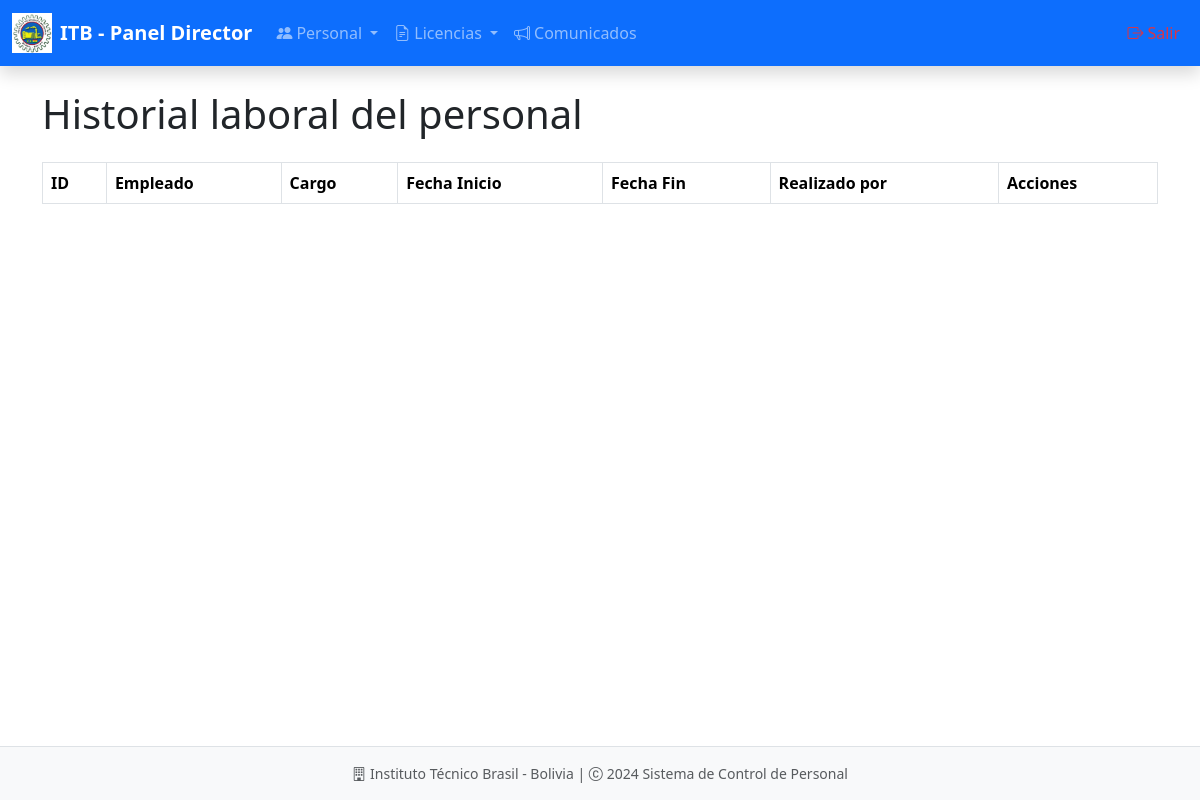
Before: /director/historiales/ with the older database file.
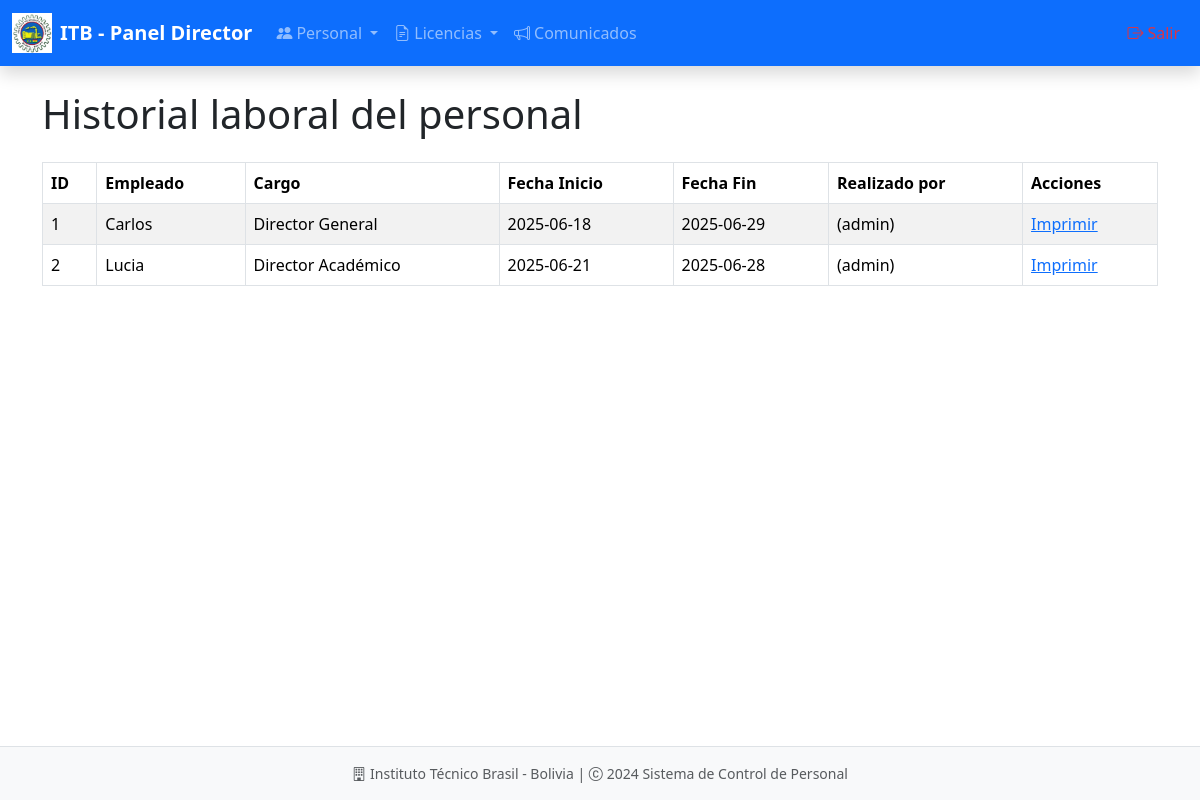
After: the same page with the newer database file.
### models/historial_model.py (models this page shows, shortened)
class Historial(db.Model):
    __tablename__ = "historial_laboral"
    id = db.Column(db.Integer, primary_key=True)
    empleado_id = db.Column(db.Integer, db.ForeignKey('empleados.id'), nullable=False)
    cargo = db.Column(db.String(100), nullable=False)
    fecha_inicio = db.Column(db.Date, nullable=False)
    fecha_fin = db.Column(db.Date)
    usuario_id = db.Column(db.Integer, db.ForeignKey('usuarios.id'), nullable=False)
    empleado = db.relationship('Empleado', back_populates='historial_laboral')
    usuario = db.relationship('Usuario', back_populates='historiales')
    @staticmethod
    def get_all():
        return Historial.query.all()

### models/empleado_model.py (models this page shows, shortened)
class Empleado(db.Model):
    __tablename__ = "empleados"
    id = db.Column(db.Integer, primary_key=True)
    nombre = db.Column(db.String(255), nullable=False)
    apellido = db.Column(db.String(255), nullable=False)
    ci = db.Column(db.String(20), nullable=False, unique=True)
    email = db.Column(db.String(255), nullable=False, unique=True)
    telefono = db.Column(db.String(20), nullable=False)
    fecha = db.Column(db.DateTime, nullable=False, default=datetime.utcnow)
    cargo_id = db.Column(db.Integer, db.ForeignKey('cargos.id'), nullable=False)
    cargo = db.relationship('Cargo', back_populates='empleados')
    usuarios = db.relationship('Usuario', back_populates='empleado', uselist=False)  # mantener el nombre "usuarios"
    asistencias = db.relationship('Asistencia', back_populates='empleado', cascade='all, delete-orphan')
    historial_laboral = db.relationship('Historial', back_populates='empleado', cascade='all, delete-orphan')
    licencias_aprobadas = db.relationship('LicenciaAprobada', back_populates='empleado', cascade='all, delete-orphan')
    solicitudes_licencia = db.relationship('SolicitudLicencia', back_populates='empleado', cascade='all, delete-orphan')
    def delete(self):
        db.session.delete(self)
        db.session.commit()

### models/usuario_model.py (models this page shows, shortened)
class Usuario(db.Model):
    __tablename__ = "usuarios"
    id = db.Column(db.Integer, primary_key=True)
    username = db.Column(db.String(50), nullable=False, unique=True)
    password = db.Column(db.String(255), nullable=False)
    empleado_id = db.Column(db.Integer, db.ForeignKey('empleados.id'), nullable=False)
    rol_id = db.Column(db.Integer, db.ForeignKey('roles.id'), nullable=False)
    rol = db.relationship('Rol', back_populates='usuarios')
    empleado = db.relationship('Empleado', back_populates='usuarios')
    comunicados = db.relationship('Comunicado', back_populates='usuario', cascade='all, delete-orphan')
    historiales = db.relationship('Historial', back_populates='usuario', cascade='all, delete-orphan')
    def delete(self):
        db.session.delete(self)
        db.session.commit()

### controllers/historial_controller.py (the view)
@historial_director_bp.route('/')
def index_director():
    historiales = Historial.get_all()
    return historial_view.director_list(historiales)

### run.py (called while the page is built)
@app.context_processor
def inject_active_path():
    def is_active(path):
        return 'active' if request.path == path else ''
    return(dict(is_active = is_active))

### views/historial_view.py (called while the page is built)
def director_list(historiales):
    return render_template('director/historial/index.html', historiales=historiales)

### templates/director/historial/index.html (shortened to what this page needs)
{% extends 'director/base.html' %}
{% block content %}
<h1 class="mb-4">Historial laboral del personal</h1>
<table class="table table-striped table-bordered table-hover">
    <thead class="thead-dark">
        <tr>
            <th>ID</th>
            <th>Empleado</th>
            <th>Cargo</th>
            <th>Fecha Inicio</th>
            <th>Fecha Fin</th>
            <th>Realizado por</th>
            <th>Acciones</th>
        </tr>
    </thead>
    <tbody>
        {% for item in historiales %}
        <tr>
            <td>{{ item.id }}</td>
            <td>{{ item.empleado.nombre if item.empleado else 'No definido' }}</td>
            <td>{{ item.cargo or 'No definido' }}</td>
            <td>{{ item.fecha_inicio.strftime('%Y-%m-%d') if item.fecha_inicio else 'Sin fecha' }}</td>
            <td>{{ item.fecha_fin.strftime('%Y-%m-%d') if item.fecha_fin else 'Sin fecha' }}</td>
            <td>{{ (item.usuario.nombre ~ ' (' ~ item.usuario.username ~ ')') if item.usuario else 'No definido' }}</td>
            <td>
                <a href="{{ url_for('historial_director.imprimir_director', empleado_id=item.empleado_id) }}">
                    Imprimir
                </a>
            </td>
        </tr>
        {% endfor %}
    </tbody>
</table>
{% endblock %}

Changed rows visible on the page:
added Historial: id "1", empleado "Carlos", cargo "Director General", fecha_inicio "2025-06-18", fecha_fin "2025-06-29"
now on this page (row unchanged): Usuario: username "(admin)"
added Historial: id "2", empleado "Lucia", cargo "Director Académico", fecha_inicio "2025-06-21", fecha_fin "2025-06-28"
